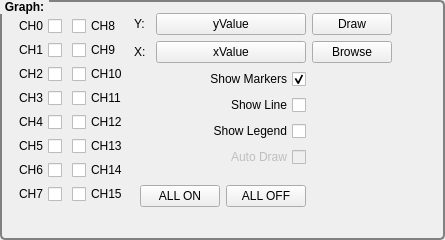
          <widget class="QGroupBox" name="graphBox">
           <property name="sizePolicy">
            <sizepolicy hsizetype="Preferred" vsizetype="Preferred">
             <horstretch>0</horstretch>
             <verstretch>0</verstretch>
            </sizepolicy>
           </property>
           <property name="minimumSize">
            <size>
             <width>0</width>
             <height>0</height>
            </size>
           </property>
           <property name="styleSheet">
            <string notr="true">QGroupBox  {

    border: 2px solid gray;
    border-radius: 5px;
    margin-top: 1ex; /* leave space at the top for the title */
	font-weight: bold
}
 
QGroupBox::title  {
    subcontrol-origin: margin;
    subcontrol-position: top left; /* position at the top center */
    padding: 0 3px;
}</string>
           </property>
           <property name="title">
            <string>Graph:</string>
           </property>
           <property name="checkable">
            <bool>false</bool>
           </property>
           <layout class="QGridLayout" name="gridLayout_5">
            <item row="0" column="4">
             <widget class="QPushButton" name="drawButton">
              <property name="text">
               <string>Draw</string>
              </property>
             </widget>
            </item>
            <item row="1" column="4">
             <widget class="QPushButton" name="browseButton">
              <property name="enabled">
               <bool>true</bool>
              </property>
              <property name="text">
               <string>Browse</string>
              </property>
             </widget>
            </item>
            <item row="2" column="3">
             <widget class="QCheckBox" name="showMarkCB">
              <property name="enabled">
               <bool>true</bool>
              </property>
              <property name="layoutDirection">
               <enum>Qt::RightToLeft</enum>
              </property>
              <property name="text">
               <string>Show Markers</string>
              </property>
              <property name="checked">
               <bool>true</bool>
              </property>
             </widget>
            </item>
            <item row="8" column="3">
             <layout class="QHBoxLayout" name="horizontalLayout_12">
              <item>
               <widget class="QPushButton" name="allONButton">
                <property name="maximumSize">
                 <size>
                  <width>100</width>
                  <height>16777215</height>
                 </size>
                </property>
                <property name="text">
                 <string>ALL ON</string>
                </property>
               </widget>
              </item>
              <item>
               <widget class="QPushButton" name="allOFFButton">
                <property name="maximumSize">
                 <size>
                  <width>100</width>
                  <height>16777215</height>
                 </size>
                </property>
                <property name="text">
                 <string>ALL OFF</string>
                </property>
               </widget>
              </item>
             </layout>
            </item>
            <item row="9" column="5">
             <spacer name="horizontalSpacer_9">
              <property name="orientation">
               <enum>Qt::Horizontal</enum>
              </property>
              <property name="sizeHint" stdset="0">
               <size>
                <width>40</width>
                <height>20</height>
               </size>
              </property>
             </spacer>
            </item>
            <item row="0" column="0" rowspan="9" colspan="2">
             <layout class="QGridLayout" name="chLayout">
              <property name="horizontalSpacing">
               <number>10</number>
              </property>
              <property name="verticalSpacing">
               <number>1</number>
              </property>
              <item row="2" column="1">
               <widget class="QCheckBox" name="ch10">
                <property name="text">
                 <string>CH10</string>
                </property>
               </widget>
              </item>
              <item row="0" column="0">
               <widget class="QCheckBox" name="ch0">
                <property name="layoutDirection">
                 <enum>Qt::RightToLeft</enum>
                </property>
                <property name="text">
                 <string>CH0</string>
                </property>
               </widget>
              </item>
              <item row="0" column="1">
               <widget class="QCheckBox" name="ch8">
                <property name="text">
                 <string>CH8</string>
                </property>
               </widget>
              </item>
              <item row="1" column="0">
               <widget class="QCheckBox" name="ch1">
                <property name="layoutDirection">
                 <enum>Qt::RightToLeft</enum>
                </property>
                <property name="text">
                 <string>CH1</string>
                </property>
               </widget>
              </item>
              <item row="1" column="1">
               <widget class="QCheckBox" name="ch9">
                <property name="text">
                 <string>CH9</string>
                </property>
               </widget>
              </item>
              <item row="2" column="0">
               <widget class="QCheckBox" name="ch2">
                <property name="layoutDirection">
                 <enum>Qt::RightToLeft</enum>
                </property>
                <property name="text">
                 <string>CH2</string>
                </property>
               </widget>
              </item>
              <item row="3" column="0">
               <widget class="QCheckBox" name="ch3">
                <property name="layoutDirection">
                 <enum>Qt::RightToLeft</enum>
                </property>
                <property name="text">
                 <string>CH3</string>
                </property>
               </widget>
              </item>
              <item row="3" column="1">
               <widget class="QCheckBox" name="ch11">
                <property name="text">
                 <string>CH11</string>
                </property>
               </widget>
              </item>
              <item row="4" column="0">
               <widget class="QCheckBox" name="ch4">
                <property name="layoutDirection">
                 <enum>Qt::RightToLeft</enum>
                </property>
                <property name="text">
                 <string>CH4</string>
                </property>
               </widget>
              </item>
              <item row="4" column="1">
               <widget class="QCheckBox" name="ch12">
                <property name="text">
                 <string>CH12</string>
                </property>
               </widget>
              </item>
              <item row="5" column="0">
               <widget class="QCheckBox" name="ch5">
                <property name="layoutDirection">
                 <enum>Qt::RightToLeft</enum>
                </property>
                <property name="text">
                 <string>CH5</string>
                </property>
               </widget>
              </item>
              <item row="5" column="1">
               <widget class="QCheckBox" name="ch13">
                <property name="text">
                 <string>CH13</string>
                </property>
               </widget>
              </item>
              <item row="6" column="0">
               <widget class="QCheckBox" name="ch6">
                <property name="layoutDirection">
                 <enum>Qt::RightToLeft</enum>
                </property>
                <property name="text">
                 <string>CH6</string>
                </property>
               </widget>
              </item>
              <item row="6" column="1">
               <widget class="QCheckBox" name="ch14">
                <property name="text">
                 <string>CH14</string>
                </property>
               </widget>
              </item>
              <item row="7" column="0">
               <widget class="QCheckBox" name="ch7">
                <property name="layoutDirection">
                 <enum>Qt::RightToLeft</enum>
                </property>
                <property name="text">
                 <string>CH7</string>
                </property>
               </widget>
              </item>
              <item row="7" column="1">
               <widget class="QCheckBox" name="ch15">
                <property name="text">
                 <string>CH15</string>
                </property>
               </widget>
              </item>
             </layout>
            </item>
            <item row="0" column="2" rowspan="2" colspan="2">
             <layout class="QVBoxLayout" name="verticalLayout">
              <item>
               <layout class="QHBoxLayout" name="horizontalLayout_7">
                <item>
                 <widget class="QLabel" name="label_6">
                  <property name="text">
                   <string>Y:</string>
                  </property>
                 </widget>
                </item>
                <item>
                 <widget class="QPushButton" name="yButton">
                  <property name="sizePolicy">
                   <sizepolicy hsizetype="Fixed" vsizetype="Fixed">
                    <horstretch>0</horstretch>
                    <verstretch>0</verstretch>
                   </sizepolicy>
                  </property>
                  <property name="minimumSize">
                   <size>
                    <width>150</width>
                    <height>0</height>
                   </size>
                  </property>
                  <property name="text">
                   <string>yValue</string>
                  </property>
                 </widget>
                </item>
               </layout>
              </item>
              <item>
               <layout class="QHBoxLayout" name="horizontalLayout_5">
                <item>
                 <widget class="QLabel" name="label_5">
                  <property name="text">
                   <string>X:</string>
                  </property>
                 </widget>
                </item>
                <item>
                 <widget class="QPushButton" name="xButton">
                  <property name="sizePolicy">
                   <sizepolicy hsizetype="Fixed" vsizetype="Fixed">
                    <horstretch>0</horstretch>
                    <verstretch>0</verstretch>
                   </sizepolicy>
                  </property>
                  <property name="minimumSize">
                   <size>
                    <width>150</width>
                    <height>0</height>
                   </size>
                  </property>
                  <property name="maximumSize">
                   <size>
                    <width>16777215</width>
                    <height>16777215</height>
                   </size>
                  </property>
                  <property name="text">
                   <string>xValue</string>
                  </property>
                 </widget>
                </item>
               </layout>
              </item>
             </layout>
            </item>
            <item row="5" column="3">
             <widget class="QCheckBox" name="autoDrawCB">
              <property name="enabled">
               <bool>false</bool>
              </property>
              <property name="layoutDirection">
               <enum>Qt::RightToLeft</enum>
              </property>
              <property name="text">
               <string>Auto Draw</string>
              </property>
              <property name="checked">
               <bool>false</bool>
              </property>
             </widget>
            </item>
            <item row="3" column="3">
             <widget class="QCheckBox" name="showLineCB">
              <property name="enabled">
               <bool>true</bool>
              </property>
              <property name="layoutDirection">
               <enum>Qt::RightToLeft</enum>
              </property>
              <property name="text">
               <string>Show Line</string>
              </property>
             </widget>
            </item>
            <item row="2" column="4" rowspan="2">
             <spacer name="verticalSpacer_5">
              <property name="orientation">
               <enum>Qt::Vertical</enum>
              </property>
              <property name="sizeHint" stdset="0">
               <size>
                <width>20</width>
                <height>40</height>
               </size>
              </property>
             </spacer>
            </item>
            <item row="4" column="3">
             <widget class="QCheckBox" name="showLegendCB">
              <property name="enabled">
               <bool>true</bool>
              </property>
              <property name="layoutDirection">
               <enum>Qt::RightToLeft</enum>
              </property>
              <property name="text">
               <string>Show Legend</string>
              </property>
              <property name="checked">
               <bool>false</bool>
              </property>
             </widget>
            </item>
           </layout>
           <zorder>showLineCB</zorder>
           <zorder>drawButton</zorder>
           <zorder>browseButton</zorder>
           <zorder>verticalSpacer_5</zorder>
           <zorder>horizontalSpacer_9</zorder>
           <zorder>showMarkCB</zorder>
           <zorder>autoDrawCB</zorder>
           <zorder>showLegendCB</zorder>
          </widget>
